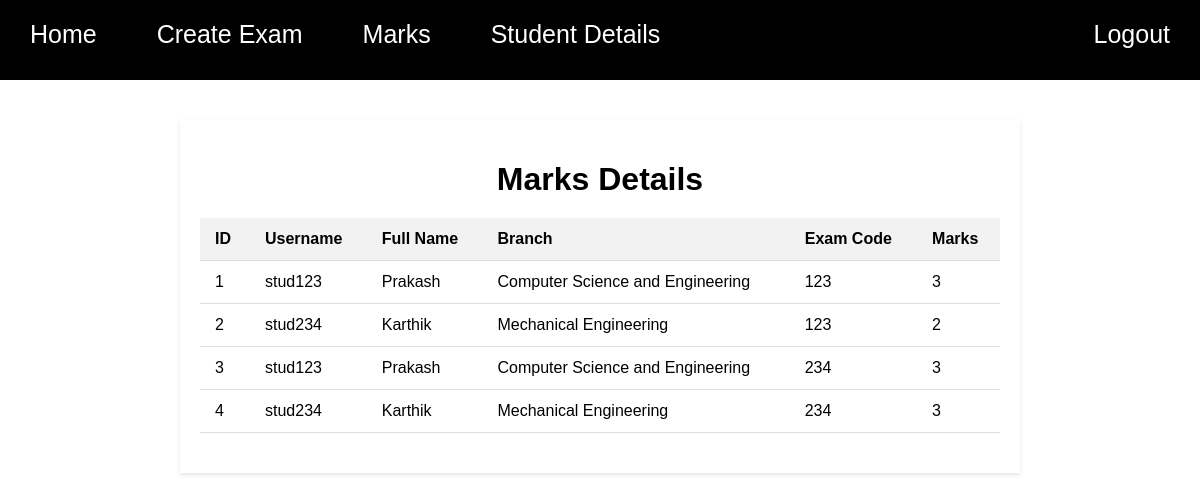
Screenshot of /marks_details (signed in) with the database file from the repository.
### app.py (models this page shows)
class Marks(db.Model):
    id = db.Column(db.Integer, primary_key=True)
    username = db.Column(db.String(20), nullable=False)
    full_name = db.Column(db.String(100), nullable=False)
    branch = db.Column(db.String(30), nullable=False)
    exam_code = db.Column(db.String(1000), nullable=False)
    marks = db.Column(db.Integer, nullable=False)

### app.py (the view)
@app.route('/marks_details')
@login_required
def marks_details():
    marks = Marks.query.all()
    if not marks:
        message = 'No one has submitted Quiz yet.'
        return render_template('marks.html', message=message)
    return render_template('marks.html', marks=marks)

### app.py (called while the page is built)
@login_manager.user_loader
def load_user(user_id):
    return User.query.get(int(user_id))

### templates/marks.html (shortened to what this page needs)
{% extends 'base.html' %}
{% block content %}
</head>
<body>
  <div class="container">
    <h1>Marks Details</h1>
    {% if marks %}
      <table>
        <thead>
          <tr>
            <th>ID</th>
            <th>Username</th>
            <th>Full Name</th>
            <th>Branch</th>
            <th>Exam Code</th>
            <th>Marks</th>
          </tr>
        </thead>
        <tbody>
          {% for mark in marks %}
            <tr>
              <td>{{ mark.id }}</td>
              <td>{{ mark.username }}</td>
              <td>{{ mark.full_name }}</td>
              <td>{{ mark.branch }}</td>
              <td>{{ mark.exam_code }}</td>
              <td>{{ mark.marks }}</td>
            </tr>
          {% endfor %}
        </tbody>
      </table>
    {% else %}
      <p class="message">{{ message }}</p>
    {% endif %}
  </div>
{% endblock %}

### templates/base.html (shortened to what this page needs)
<!DOCTYPE html>
<html>
<head>
</head>
<body>
  <nav>
    <ul>
      <li><a href="{{ url_for('admin_page') }}">Home</a></li>
      <li><a href="{{ url_for('create_exam') }}">Create Exam</a></li>
      <li><a href="{{ url_for('marks_details') }}">Marks</a></li>
      <li><a href="{{ url_for('student_details') }}">Student Details</a></li>
      <li style="margin-left: auto;"><a href="{{ url_for('logout') }}">Logout</a></li>
    </ul>
  </nav>
  <div class="content">
    {% block content %}{% endblock %}
  </div>
</body>
</html>

### templates/base.html (style rules this page uses)
body { margin: 0; padding: 0; font-family: Arial, sans-serif; }
nav { background-color: black; height: 80px; }
ul { list-style-type: none; margin: 0; padding: 0; display: flex; }
li { margin: 0 10px; }
li a { color: white; text-decoration: none; padding: 20px; font-size: 25px; display: block; }
li:last-child { margin-left: auto; }
.content { margin-top: 20px; padding: 20px; }

### templates/marks.html (style rules this page uses)
.container { max-width: 800px; margin: 0 auto; background-color: #fff; padding: 20px; box-shadow: 0 2px 4px rgba(0, 0, 0, 0.1); }
h1 { text-align: center; margin-bottom: 20px; }
table { width: 100%; border-collapse: collapse; margin-bottom: 20px; }
th, td { padding: 12px 15px; text-align: left; border-bottom: 1px solid #ddd; }
th { background-color: #f2f2f2; }

### rows the page displays
Marks: id "1", username "stud123", full_name "Prakash", branch "Computer Science and Engineering", exam_code "123", marks "3"
Marks: id "2", username "stud234", full_name "Karthik", branch "Mechanical Engineering", exam_code "123", marks "2"
Marks: id "3", username "stud123", full_name "Prakash", branch "Computer Science and Engineering", exam_code "234", marks "3"
Marks: id "4", username "stud234", full_name "Karthik", branch "Mechanical Engineering", exam_code "234", marks "3"
